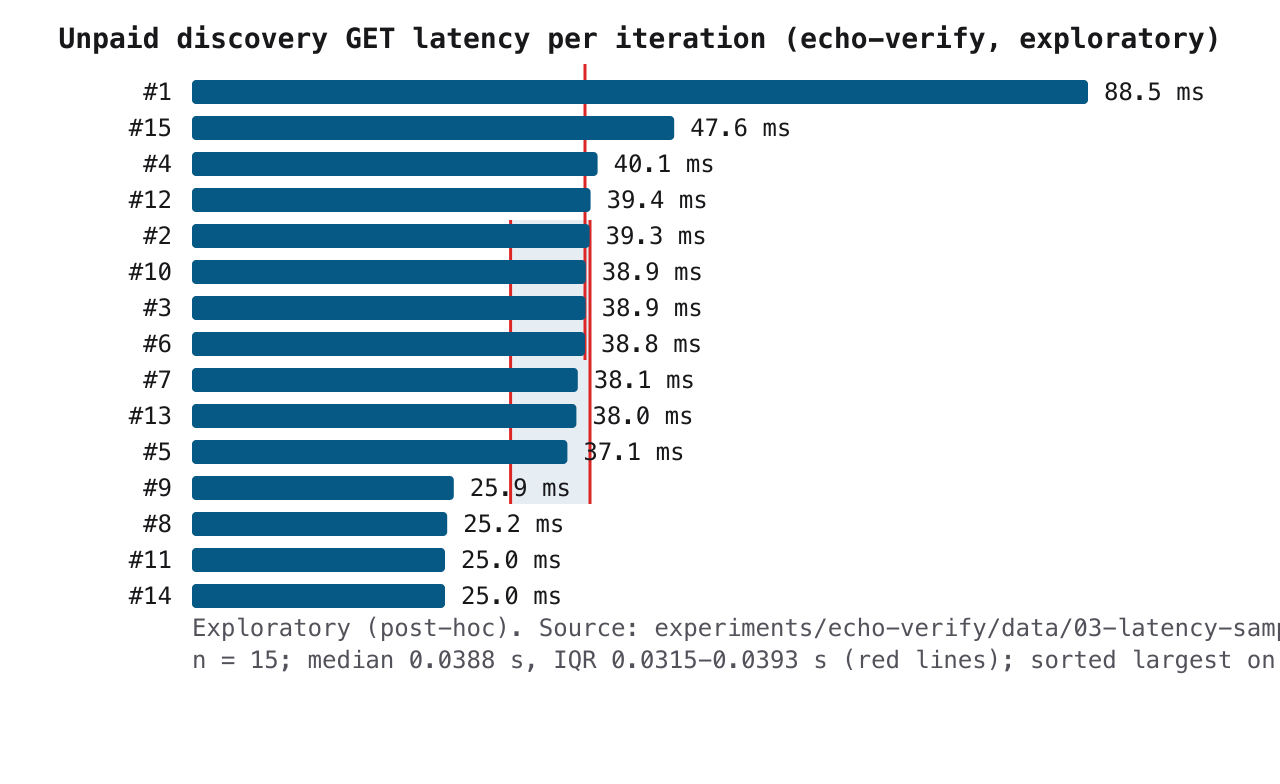

Generate this figure with Python:
#!/usr/bin/env python3
# SPDX-License-Identifier: Apache-2.0
"""Figure: unpaid discovery GET latency per iteration (echo-verify).

Exploratory (post-hoc): no figure was preregistered; this figure restates the
15 committed samples in experiments/echo-verify/data/03-latency-samples.json
as a sorted per-iteration strip (largest on top), with the median and IQR
band annotated. Writes a dark-mode-adaptive SVG plus a white-background PNG
render (rsvg-convert); no matplotlib dependency.

Usage: uv run python figures/fig1-discovery-latency.py
"""

import json
import pathlib
import subprocess

HERE = pathlib.Path(__file__).parent
DATA = HERE.parent / "experiments" / "echo-verify" / "data" / "03-latency-samples.json"


def iqr_linear(samples, q):
    # numpy-style linear interpolation (matches the committed 0.0315-0.0393 IQR)
    pos = (len(samples) - 1) * q
    lo = int(pos)
    frac = pos - lo
    return samples[lo] + frac * (samples[lo + 1] - samples[lo])


def main():
    payload = json.loads(DATA.read_text())
    n = payload["iterations"]
    samples = payload["samples"]
    assert len(samples) == n, f"expected {n} samples, got {len(samples)}"

    ranked = sorted(enumerate(samples), key=lambda p: -p[1])
    median = iqr_linear(sorted(samples), 0.5)
    iqr_lo = iqr_linear(sorted(samples), 0.25)
    iqr_hi = iqr_linear(sorted(samples), 0.75)
    assert n == 15, n
    assert round(median, 4) == 0.0388, median
    assert round(iqr_lo, 4) == 0.0315, iqr_lo
    assert round(iqr_hi, 4) == 0.0393, iqr_hi

    W, H = 640, 392
    M_L, M_R, M_T, M_B = 96, 96, 40, 52
    bar_h = 12
    gap = 6
    max_v = max(samples)
    scale = (W - M_L - M_R) / max_v

    def X(v):
        return M_L + v * scale

    rows = []
    y = M_T
    for rank, (idx, v) in enumerate(ranked, start=1):
        rows.append(
            f'  <text x="{M_L - 10}" y="{y + bar_h / 2 + 4}" text-anchor="end" '
            f'class="label">#{idx + 1}</text>'
            f'\n  <rect x="{M_L}" y="{y}" width="{X(v) - M_L:.1f}" height="{bar_h}" rx="2" class="mark"/>'
            f'\n  <text x="{X(v) + 8:.1f}" y="{y + bar_h / 2 + 4}" class="value">{v * 1000:.1f} ms</text>'
        )
        y += bar_h + gap

    def y_of(v):
        # vertical position of a latency value within the ranked strip
        r = sum(1 for _, s in ranked if s > v)
        return M_T + r * (bar_h + gap)

    iqr_y0 = y_of(iqr_hi)
    iqr_y1 = y_of(iqr_lo) + bar_h
    med_y = y_of(median) + bar_h / 2

    note_y = y + 8
    svg = f'''<svg xmlns="http://www.w3.org/2000/svg" width="{W}" height="{H}" viewBox="0 0 {W} {H}" role="img" aria-label="Unpaid discovery GET latency per iteration (echo-verify)">
  <style>
    text {{ font-family: ui-monospace, Menlo, monospace; }}
    .title {{ font-size: 14px; font-weight: 600; fill: #18181b; }}
    .label {{ font-size: 12px; fill: #18181b; }}
    .value {{ font-size: 12px; fill: #18181b; }}
    .note {{ font-size: 12px; fill: #52525b; }}
    .mark {{ fill: #075985; }}
    .ref {{ stroke: #dc2626; stroke-width: 1.5; }}
    .band {{ fill: #075985; fill-opacity: 0.10; }}
  </style>
  <rect x="{X(iqr_lo):.1f}" y="{iqr_y0 - 2}" width="{X(iqr_hi) - X(iqr_lo):.1f}" height="{iqr_y1 - iqr_y0 + 4}" class="band"/>
  <line x1="{X(iqr_lo):.1f}" y1="{iqr_y0 - 2}" x2="{X(iqr_lo):.1f}" y2="{iqr_y1 + 2}" class="ref"/>
  <line x1="{X(iqr_hi):.1f}" y1="{iqr_y0 - 2}" x2="{X(iqr_hi):.1f}" y2="{iqr_y1 + 2}" class="ref"/>
  <line x1="{X(median):.1f}" y1="{M_T - 8}" x2="{X(median):.1f}" y2="{med_y + 8}" class="ref"/>
  <text x="{W / 2}" y="24" text-anchor="middle" class="title">Unpaid discovery GET latency per iteration (echo-verify, exploratory)</text>
{chr(10).join(rows)}
  <text x="{M_L}" y="{note_y}" class="note">Exploratory (post-hoc). Source: experiments/echo-verify/data/03-latency-samples.json</text>
  <text x="{M_L}" y="{note_y + 16}" class="note">n = 15; median 0.0388 s, IQR 0.0315-0.0393 s (red lines); sorted largest on top</text>
</svg>
'''

    svg_path = HERE / "fig1-discovery-latency.svg"
    svg_path.write_text(svg)
    print(f"wrote {svg_path}")
    subprocess.run(
        [
            "rsvg-convert", "-z", "2", "-b", "#ffffff",
            "-o", str(HERE / "fig1-discovery-latency.png"),
            str(svg_path),
        ],
        check=True,
    )


if __name__ == "__main__":
    main()
